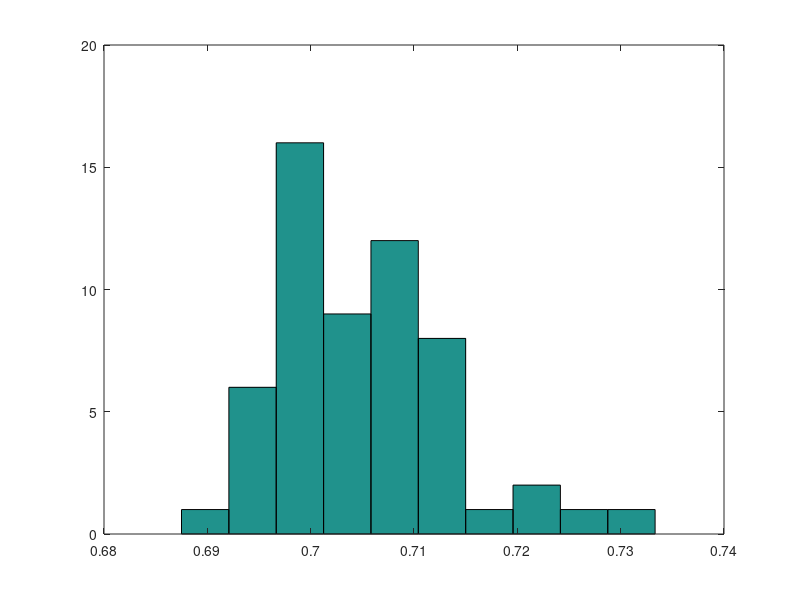
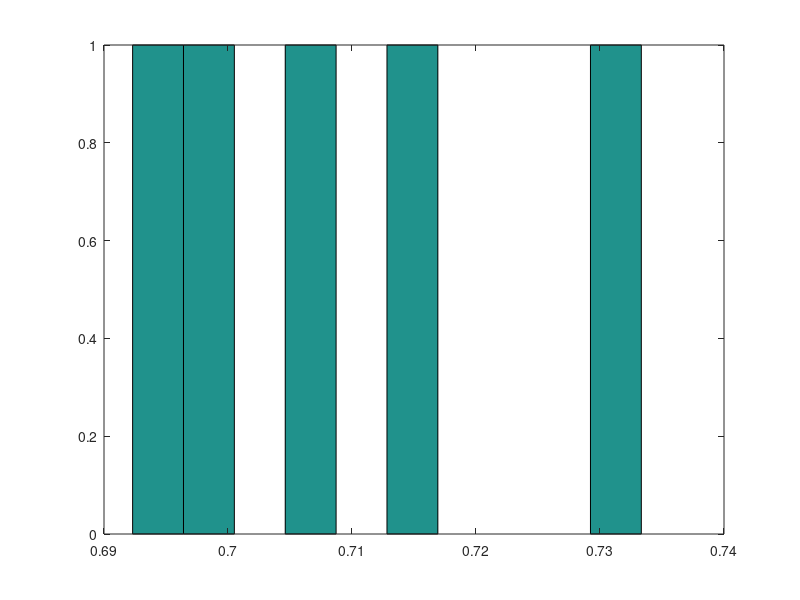

Write the MATLAB code that produced these figures, in order.
%% example script to calcuate 

clear all
probability_nasty = 0.7;

needed_trials = 14:2:22;



for n = 1:numel(needed_trials) 

number_nasty_trials = needed_trials(n) .* probability_nasty;
number_nice_trials = needed_trials(n) .* (1-probability_nasty);

real_probability = ceil(number_nasty_trials)/(ceil(number_nasty_trials)...
    +ceil(number_nice_trials));


trialvector = [ones(1, ceil(number_nasty_trials)), 2.*ones(1, ceil(number_nice_trials))]
 


rp1(n) = sum(trialvector==1)/numel(trialvector)

end

%% example script to calcuate 

clear all
close all
probability_nasty = 0.7;

needed_trials = [14 :70];



for n = 1:numel(needed_trials) 

number_nasty_trials = needed_trials(n) .* probability_nasty;
number_nice_trials = needed_trials(n) .* (1-probability_nasty);

real_probability = floor(number_nasty_trials)/(floor(number_nasty_trials)...
    +ceil(number_nice_trials));


trialvector = [ones(1, floor(number_nasty_trials)), 2.*ones(1, floor(number_nice_trials))];
 


rp1(n) = sum(trialvector==1)/numel(trialvector);

end

figure, hist(rp1)
mean(rp1)



%% example script to calcuate 

clear all
close all
probability_nasty = 0.7;

needed_trials = 14:2:22;



for n = 1:numel(needed_trials) 

number_nasty_trials = needed_trials(n) .* probability_nasty;
number_nice_trials = needed_trials(n) .* (1-probability_nasty);

real_probability = floor(number_nasty_trials)/(floor(number_nasty_trials)...
    +ceil(number_nice_trials));


trialvector = [ones(1, floor(number_nasty_trials)), 2.*ones(1, floor(number_nice_trials))]
 


rp1(n) = sum(trialvector==1)/numel(trialvector)

end

figure, hist(rp1)